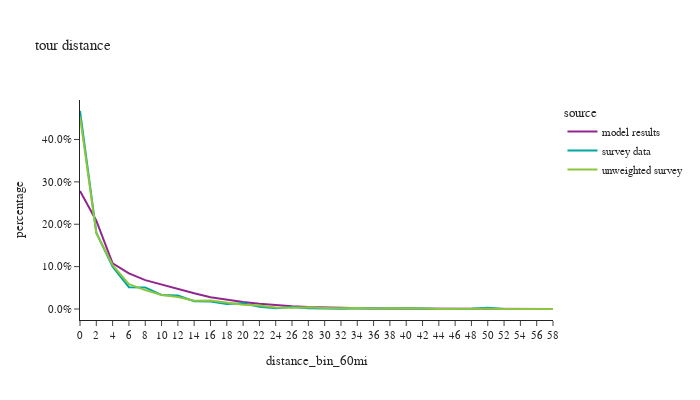

Source (notebook cell):
### Code cell
df_plot = non_m_tour_data.loc[non_m_tour_data['distance_bin_60mi'].notna()].groupby(['source','distance_bin_60mi'])['tour_weight'].sum().reset_index()
df_plot['percentage'] = df_plot.groupby(['source'], group_keys=False)['tour_weight']. \
    apply(lambda x: x / float(x.sum()))

fig2 = px.line(df_plot, x='distance_bin_60mi', y="percentage", color="source", title="tour distance")
fig2.for_each_annotation(lambda a: a.update(text = a.text.split("=")[-1]))
fig2.update_layout(height=400, width=700, font=dict(size=11), yaxis=dict(tickformat=".1%"))
fig2.show()

### Figure 1 — Plotly figure (JSON) as saved in the notebook; plotly's stock layout.template omitted (floating-point values rounded to 4 significant figures)
{"data": [{"hovertemplate": "source=model results<br>distance_bin_60mi=%{x}<br>percentage=%{y}<extra></extra>", "legendgroup": "model results", "line": {"color": "#91268F", "dash": "solid"}, "marker": {"symbol": "circle"}, "mode": "lines", "name": "model results", "orientation": "v", "showlegend": true, "type": "scatter", "x": ["0", "2", "4", "6", "8", "10", "12", "14", "16", "18", "20", "22", "24", "26", "28", "30", "32", "34", "36", "38", "40", "42", "44", "46", "48", "50", "52", "54", "56", "58"], "xaxis": "x", "y": [0.2786, 0.2083, 0.1077, 0.08385, 0.06818, 0.05728, 0.04688, 0.03714, 0.02774, 0.02196, 0.01656, 0.01235, 0.00897, 0.006484, 0.004777, 0.003521, 0.002505, 0.001915, 0.001411, 0.001069, 0.0008163, 0.0005958, 0.0003872, 0.0003125, 0.0002314, 0.0001558, 0.0001179, 8.471e-05, 5.234e-05, 4.395e-05], "yaxis": "y"}, {"hovertemplate": "source=survey data<br>distance_bin_60mi=%{x}<br>percentage=%{y}<extra></extra>", "legendgroup": "survey data", "line": {"color": "#00A7A0", "dash": "solid"}, "marker": {"symbol": "circle"}, "mode": "lines", "name": "survey data", "orientation": "v", "showlegend": true, "type": "scatter", "x": ["0", "2", "4", "6", "8", "10", "12", "14", "16", "18", "20", "22", "24", "26", "28", "30", "32", "34", "36", "38", "40", "42", "44", "46", "48", "50", "52", "54", "56", "58"], "xaxis": "x", "y": [0.4672, 0.1801, 0.09977, 0.05145, 0.05084, 0.03324, 0.0319, 0.01824, 0.01766, 0.01167, 0.0137, 0.005271, 0.001634, 0.004471, 0.001852, 0.0009204, 0.000686, 0.001427, 0.0008277, 0.00117, 0.00196, 0.0003689, 0.0, 0.0002525, 0.0005569, 0.002738, 5.059e-07, 6.574e-05, 6.229e-05, 1.733e-05], "yaxis": "y"}, {"hovertemplate": "source=unweighted survey<br>distance_bin_60mi=%{x}<br>percentage=%{y}<extra></extra>", "legendgroup": "unweighted survey", "line": {"color": "#8CC63E", "dash": "solid"}, "marker": {"symbol": "circle"}, "mode": "lines", "name": "unweighted survey", "orientation": "v", "showlegend": true, "type": "scatter", "x": ["0", "2", "4", "6", "8", "10", "12", "14", "16", "18", "20", "22", "24", "26", "28", "30", "32", "34", "36", "38", "40", "42", "44", "46", "48", "50", "52", "54", "56", "58"], "xaxis": "x", "y": [0.454, 0.1794, 0.1034, 0.05869, 0.04466, 0.03323, 0.02851, 0.01966, 0.02012, 0.01433, 0.01006, 0.008232, 0.003659, 0.003201, 0.003963, 0.002439, 0.001524, 0.002439, 0.0009146, 0.001829, 0.001829, 0.001067, 0.0, 0.0004573, 0.001067, 0.0006098, 0.0001524, 0.0001524, 0.0003049, 0.0001524], "yaxis": "y"}], "layout": {"font": {"size": 11}, "height": 400, "legend": {"title": {"text": "source"}, "tracegroupgap": 0}, "title": {"text": "tour distance"}, "width": 700, "xaxis": {"anchor": "y", "domain": [0.0, 1.0], "title": {"text": "distance_bin_60mi"}}, "yaxis": {"anchor": "x", "domain": [0.0, 1.0], "tickformat": ".1%", "title": {"text": "percentage"}}}}
